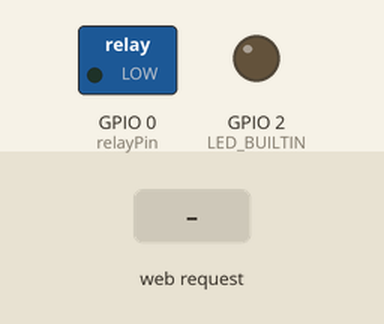
Recording of a sketch running on a simulated ESP8266 (NodeMCU). Parts: switched loads named in the sketch (green lamp = pin HIGH), output pins drawn as LEDs (lit = HIGH, except the on-board LED, lit = LOW). The test bench sets the inputs (shaded band). WiFi joins after 1.5 s; servers stay silent unless stated; storage starts empty; what the sketch prints to the serial monitor is not drawn.

Above: at 0.1 s.
At 2.7 s:
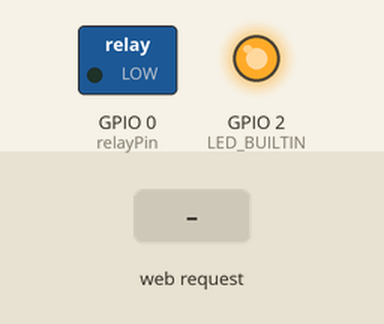
2.8 s: HTTP request GET /gate/press received
Timing chart, 0 to 5.8 s (numbered marks = the images above; inputs shaded):
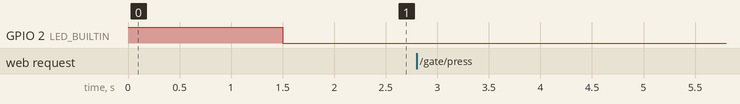

Measured:
- after the input at 2.8 s, every drawn part: stays the same

The sketch:

ESP_01_VRATA_STATIC_copy_stara.ino
```cpp
#include <ESP8266WiFi.h>
#include <ESP8266WebServer.h>
#include <LittleFS.h>

#ifndef STASSID
#define STASSID "MojaTV_Full_511570"
#define STAPSK  "GFAQSMVIFWGFAQSMVIFW"
#endif

const char* ssid = STASSID;
const char* password = STAPSK;
const int relayPin = 0;

// Allowed email for the authenticated user
const String allowedUserEmail = "muhamed1911.mm@gmail.com";

IPAddress local_IP(192, 168, 1, 150);
IPAddress gateway(192, 168, 1, 1);
IPAddress subnet(255, 255, 255, 0);

ESP8266WebServer server(8080);

void handleGatePress() {
  // Get user email from the headers
  String userEmail = server.arg("email");

  if (userEmail == allowedUserEmail) {
    Serial.println("Authorized user: Gate button pressed");
    digitalWrite(relayPin, HIGH);
    delay(750);
    digitalWrite(relayPin, LOW);
    server.send(200, "application/json", "{\"status\": \"success\"}");
  } else {
    Serial.println("Unauthorized user attempted to access the gate");
    server.send(403, "application/json", "{\"error\": \"Unauthorized\"}");
  }
}

void handleNotFound() {
  server.send(404, "text/plain", "Not Found");
}

void handleRoot() {
  File file = LittleFS.open("/index.html", "r");
  if (file) {
    server.streamFile(file, "text/html");
    file.close();
  } else {
    server.send(500, "text/plain", "File not found");
  }
}

void setup() {
  pinMode(LED_BUILTIN, OUTPUT);
  pinMode(relayPin, OUTPUT);

  digitalWrite(LED_BUILTIN, HIGH);
  digitalWrite(relayPin, LOW);

  Serial.begin(115200);

  WiFi.mode(WIFI_STA);
  if (!WiFi.config(local_IP, gateway, subnet)) {
    Serial.println("STA Failed to configure");
  }
  WiFi.begin(ssid, password);
  Serial.println("Attempting to connect to WiFi...");
  while (WiFi.status() != WL_CONNECTED) {
    delay(500);
    Serial.print(".");
  }

  digitalWrite(LED_BUILTIN, LOW);
  Serial.println("Connected to WiFi");
  Serial.print("IP address: ");
  Serial.println(WiFi.localIP());

  if (!LittleFS.begin()) {
    Serial.println("Failed to mount LittleFS");
    return;
  }

  server.serveStatic("/style.css", LittleFS, "/style.css");
  server.serveStatic("/script.js", LittleFS, "/script.js");

  server.on("/", handleRoot);
  server.on("/gate/press", handleGatePress);
  server.onNotFound(handleNotFound);

  server.begin();
  Serial.println("HTTP server started");
}

void loop() {
  server.handleClient();
}
```
